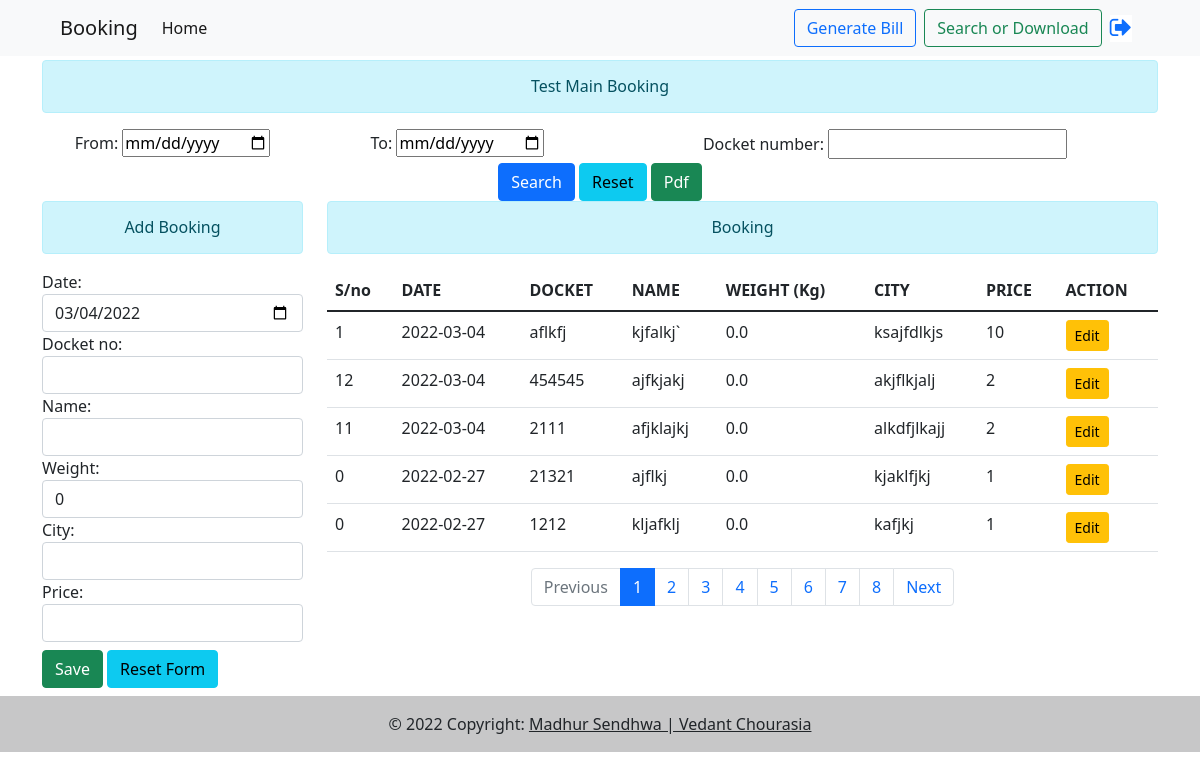
/2/ (signed in), run on the app's committed database.
### app/models.py (models this page shows, shortened)
class Bookings(models.Model):
    name = models.CharField(unique=True,max_length=70)
    email = models.EmailField(max_length=100,default='sendhwamadhurcourierservices@gmail.com')
    s_no = models.IntegerField(default=0)

class User(models.Model):
    sno = models.IntegerField(default=0)
    date = models.DateField(default=datetime.now)
    docket_no = models.CharField(max_length=20)
    name = models.CharField(max_length=100)
    weight = models.FloatField(default=0)
    city = models.CharField(max_length=100)
    price = models.IntegerField()
    booking = models.ForeignKey(Bookings, on_delete=models.CASCADE)

### app/views.py (the view, shortened to what this page needs)
# urls.py: 2. Add a URL to urlpatterns:  path('', views.home, name='home')
@login_required
def home(request,id):
    form = StudentRegistration()
    data = User.objects.filter(booking__id=id).order_by('-id')
    myfilter = OrderFilter(request.GET,queryset=data)
    book = Bookings.objects.get(pk=id)
    paginator = Paginator(data,5)
    page_number = request.GET.get('page')
    page_obj = paginator.get_page(page_number)
    context = {'form':form,'data':page_obj,'page_obj':page_obj,'ids':id,'book':book,'myfilter':myfilter}
    return render(request,'app/home.html',context = context)

### app/forms.py
class StudentRegistration(forms.ModelForm):
    class Meta:
        model = User
        fields = ['date','docket_no','name','weight','city','price']
        widgets = {
            'date': forms.DateInput(attrs={'type': 'date','class':'form-control','id':'dateid'}),
            'docket_no':forms.TextInput(attrs={'class':'form-control','id':'docket_noid'}),
            'name':forms.TextInput(attrs={'class':'form-control','id':'nameid'}),
            'weight':forms.TextInput(attrs={'class':'form-control','id':'weightid'}),
            'city':forms.TextInput(attrs={'class':'form-control','id':'cityid'}),
            'price':forms.TextInput(attrs={'class':'form-control','id':'priceid'}),
        }

### app/templates/app/home.html (shortened to what this page needs)
{% extends "app/base.html" %}
{% load static %}
{% load myapp_extras %}
{% load utils %}
{% block navbar %}
<a class="btn btn-outline-primary mx-2" href="{% url 'generatebill' ids %}"> Generate Bill </a>
<span class="btn btn-outline-success" style="cursor: pointer;" id="searchtoggle">Search or Download</span>
{% endblock %}
{% block headname %}
    {{book.name}}
{% endblock %}
{% block filter %}
<center id="center">
  <form action="" method="post">
    <div class="row my-1">
      <div class="col-xl-3">
  From: <input type="date" name="fromdate" id="">
</div>
<div class="col-xl-3">
  To: <input type="date" name="todate" id="">
</div>
<div class="col-xl-6">
  Docket number: <input type="search" name="docketno" id="">
</div>
</div>
<div class="col">
  <input type="submit" class="btn btn-primary" value="Search">
  {% if not searchtrue %}
  <button type="reset" class="btn btn-info">Reset</button>
  <button type="submit" name="download" class="btn btn-success" value="download">Pdf</button>
  {% endif %}
</div>
</form>
</center>
{% endblock %}
{% block addbook %}
<h6 class="text-center alert alert-info">Add Booking</h6>
<form action="" id="form" method="post">
    {{form}}
    <input type="button" class="btn btn-success my-2" id="btnsave" value="Save">
    <button type="reset" class="btn btn-info my-2">Reset Form</button>
  </form>
{% endblock %}
{% block book %}
<h6 class="text-center alert alert-info">Booking</h6>
<table class="table table-hover">
    <thead>
        <tr>
            <th scope="col">S/no</th>
            <th scope="col">DATE</th>
            <th scope="col">DOCKET</th>
            <th scope="col">NAME</th>
            <th scope="col">WEIGHT (Kg)</th>
            <th scope="col">CITY</th>
            <th scope="col">PRICE</th>
            <th scope="col">ACTION</th>
        </tr>
    </thead>
    <tbody id="tbody">
        {% for dat in data %}
        <tr>
            <td> {{dat.sno}} </td>
            <td>{{dat.date|date:'Y-m-d'}}</td>
            <td>{{dat.docket_no}}</td>
            <td>{{dat.name}}</td>
            <td>{{dat.weight}}</td>
            <td>{{dat.city}}</td>
            <td>{{dat.price}}</td>
            <td>
                <input type="button" value="Edit" class="btn btn-warning btn-sm btn-edit" data-sid={{dat.id}}>
            </td>
        </tr>
        {% endfor %}
    </tbody>
</table>
<nav aria-label="Page navigation example">
  <ul class="pagination justify-content-center">
    {% if page_obj.has_previous %}
      <li class="page-item">
        <a class="page-link" href="?page={{ page_obj.previous_page_number }}">Previous</a>
      </li>
    {% else %}
      <li class="page-item disabled">
        <a class="page-link" href="#" tabindex="-1" aria-disabled="True">Previous</a>
      </li>
    {% endif %}
    {% for i in page_obj.paginator.page_range %}
      {% if page_obj.number == i %}
        <li class="page-item active" aria-current="page">
          <span class="page-link">
            {{ i }}
          </span>
        </li>
      {% else %}
        <li class="page-item"><a class="page-link" href="?page={{ i }}">{{ i }}</a></li>
      {% endif %}
    {% endfor %}
    {% if page_obj.has_next %}
      <li class="page-item">
        <a class="page-link" href="?page={{ page_obj.next_page_number }}">Next</a>
      </li>
    {% else %}
      <li class="page-item disabled">
        <a class="page-link" href="#" tabindex="-1" aria-disabled="True">Next</a>
      </li>
    {% endif %}
  </ul>
</nav>
{% endblock %}

### data on the page
Bookings: name "Test Main Booking"
User: sno "1", date "2022-03-04", docket_no "aflkfj", name "kjfalkj`", weight "0.0", city "ksajfdlkjs", price "10"
User: sno "12", date "2022-03-04", docket_no "454545", name "ajfkjakj", weight "0.0", city "akjflkjalj", price "2"
User: sno "11", date "2022-03-04", docket_no "2111", name "afjklajkj", weight "0.0", city "alkdfjlkajj", price "2"
User: sno "0", date "2022-02-27", docket_no "21321", name "ajflkj", weight "0.0", city "kjaklfjkj", price "1"
User: sno "0", date "2022-02-27", docket_no "1212", name "kljafklj", weight "0.0", city "kafjkj", price "1"

### other printed values
{{ i }} "1"
{{ i }} "2" "3" "4" "5" "6" "7" "8"
